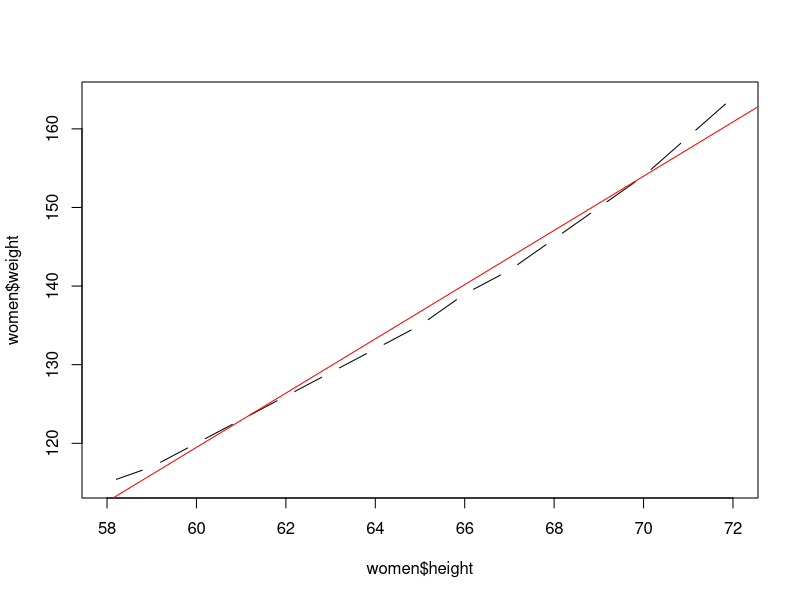

This chart was generated by the following R code: (Note: this script raises an error after producing the figure.)
# Regression Analysis
# Simple Linear with 1 IV and 1 DV

data(women)
women
names(women)
str(women)

cov(women$height, women$weight)
#69 : which show positive relationship between height and weight

cor(women$height, women$weight)
#0.995 : which shows Strong and Positive relationship betw height & weight
0.995^2 # also equal R^2 value in this case (Simple Linear Regression)

plot(x=women$height, y=women$weight, type='c')
abline(lm(weight ~ height, data=women), col='red')
names(women)  #x- IV, y -DV
fit1 = lm(weight ~ height, data=women)  # creating a model
summary(fit1)  #summary of the Model

#Ho: (F Test) : No relationship between Y and any X
#Ha:  There is relationship between Y and at least one X
# p < 0.05 Reject Ho in favour of Ha

attributes(fit1)  #output of model

#coefficients
coef(fit1)
#p values for b0 & b1 are significant as it is < 0.05
#pvalue1 = 1.71e-09 < 0.05
#pvalue2 = 1.09e-14 < 0.05

coef(fit1)
#Y = -87 + 3.4 * X  # no extrapolations
(Y = -87 + 3.4 * 20)  # weight cannot be negative
range(women$height)
(Y = -87 + 3.4 * 58)
(Y = -87 + 3.4 * 61.5)
(Y = -87 + 3.4 * 72)
range(women$height)
women


#R^2
(summary(fit1))$r.squared  #0.991
(summary(fit1))$adj.r.squared  #0.9903
#99% of variation in weight is explained by Height
#Good Linear Model for Prediction


#FStats : p value
(summary(fit1))$fstatistic 
#pvalue : 1.09e-14  < 0.05 : Model exists
#There is at least 1 IV which explains variation in Y (DV)


#Prediction : for height = 65, 66

(new1 = data.frame(height=c(65,66,66.5)))
new1
(p1=predict(fit1, newdata = new1))
cbind(new1, p1)
#136.7333 140.1833

(new2 = data.frame(height=c(60,69)))
(p2=predict(fit1, newdata = new2))
cbind(new2, p2)

?predict
predict(fit1, newdata = new1, interval='confidence')
predict(fit1, newdata = new1, interval='prediction')

women
women$weight
fitted(fit1) # predicted values of all original Xs
predict(fit1, newdata = data.frame(women$height)) # same as above for single X

new3 = data.frame(women$height)  # DF using height of original data
cbind(women, fitted(fit1), residuals(fit1))  # compare women, predicted, errors
residuals(fit1)  # diff between actual and predicted values of weight
summary(fit1)
summary(residuals(fit1))

plot(fit1)


x1 = c(1,2,3)
x2 = c(4,5,6)
x1
x2
cbind(x1,x2)
rbind(x1,x2)



#-----------------------------------------------
fit=lm(weight~height,data=women)
summary(fit)
(ndata = data.frame(height=c(58.5,60.7)))
(p1=predict(fit,newdata=ndata))
cbind(ndata,p1)
plot(fit)
